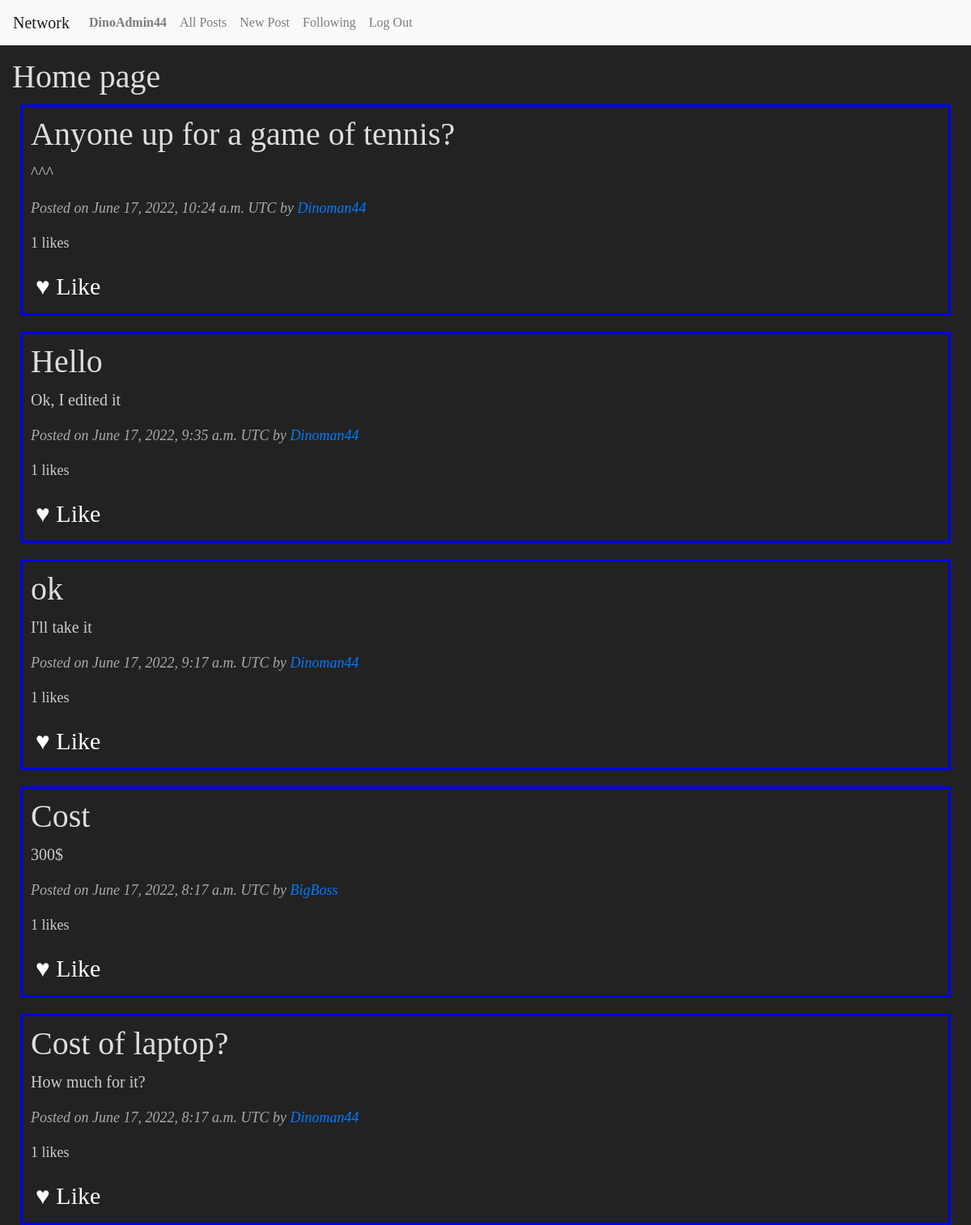
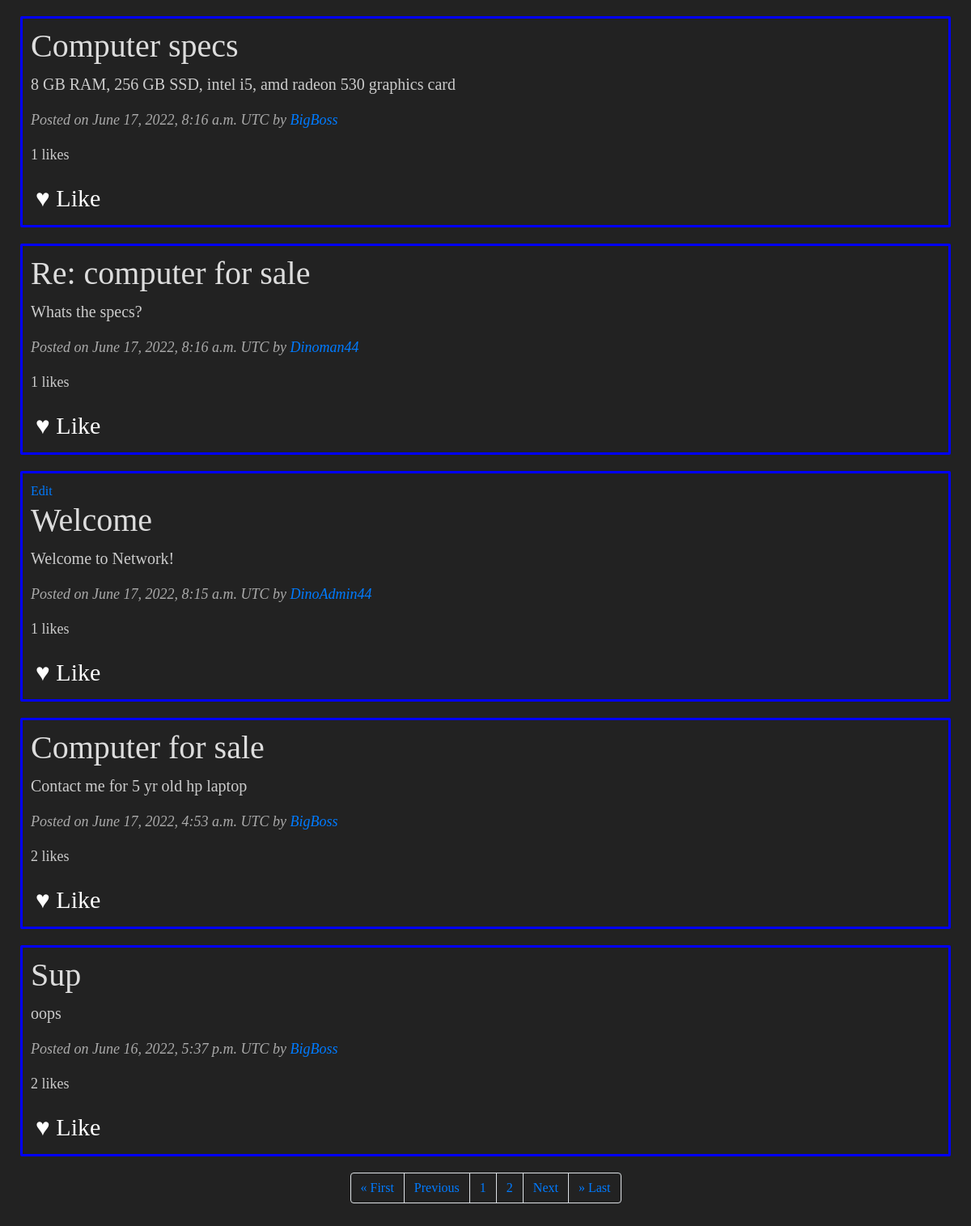
The app's page / (signed in) with its own data (2 pictures, top to bottom).
### network/models.py (models this page shows, shortened)
class User(AbstractUser):
    def __str__(self):
        return f"{self.username}"
    pass

class Post(models.Model):
    post_id = AutoField(primary_key=True)
    poster = ForeignKey(User, on_delete=models.CASCADE, related_name="poster")
    title = CharField(max_length=200)
    content = CharField(max_length=400)
    upload_date = DateTimeField()
    likes = IntegerField(default=0)

### network/views.py (the view)
# urls.py: path("", views.index, name="index"),
def index(request):
    raw_posts = Post.objects.all().order_by("-upload_date")
    posts =[]
    user = request.user
    if user.is_authenticated:
        for p in raw_posts:
            if Like.objects.filter(liker=user, liked_post=p.post_id).exists():
                posts.append([p.post_id, p.poster, p.title, p.content, p.upload_date, p.likes, True])
            else:
                posts.append([p.post_id, p.poster, p.title, p.content, p.upload_date, p.likes, False])
    else:
        for p in raw_posts:
            posts.append([p.post_id, p.poster, p.title, p.content, p.upload_date, p.likes, False])
    pagination = Paginator(posts, 10)
    page_num = request.GET.get('page')
    posts = pagination.get_page(page_num)
    return render(request, "network/index.html", {
        "posts": posts,
        "num_pages": range(1, posts.paginator.num_pages+1)
    })

### network/templates/network/index.html (shortened to what this page needs)
{% extends "network/layout.html" %}
{% block body %}
    <h1>Home page</h1>
    {% for post in posts %}
        <div class="post-card">
            {% if request.user == post.1 %}
                <a class="edit_btn" id="edit-{{ post.0 }}" href="#">Edit</a>
            {% endif %}
            <h1>{{ post.2 }}</h2>
            <p id="content-{{ post.0 }}">{{ post.3 }}</p>
            <p style="font-style: italic; color: #aaa; font-size: 18px;">Posted on {{ post.4 }} UTC by <a href="/user/{{ post.1.id }}">{{ post.1 }}</a></p>
            <p style="font-size: 18px;" id="num-likes-{{ post.0 }}">{{ post.5 }} likes</p>
            {% if post.6 %}
                <button class="like-btn" id="like-{{ post.0 }}" style="color: red">♥ Liked</button>
            {% else %}
                <button class="like-btn" id="like-{{ post.0 }}" style="color: white">♥ Like</button>
            {% endif %}
        </div>
    {% endfor %}
    <nav aria-label="Paginator">
        <ul class="pagination justify-content-center">
            <li class="page-item"><a class="page-link" href="?page=1">&laquo; First</a></li>
            {% if posts.has_previous %}
                <li class="page-item"><a class="page-link" href="?page={{ posts.previous_page_number }}">Previous</a></li>
            {% else %}
                <li class="page-item">
                    <a class="page-link" href="#" tabindex="-1">Previous</a>
                </li>
            {% endif %}
            {% for num in num_pages %}
                <li class="page-item"><a class="page-link" href="?page={{ num }}">{{ num }}</a></li>
            {% endfor %}
            {% if posts.has_next %}
                <li class="page-item"><a class="page-link" href="?page={{ posts.next_page_number }}">Next</a></li>
            {% else %}
                <li class="page-item">
                    <a class="page-link" href="#" tabindex="-1">Next</a>
                </li>
            {% endif %}
            <li class="page-item"><a class="page-link" href="?page={{ posts.paginator.num_pages }}">&raquo; Last</a></li>
        </ul>
    </nav>
{% endblock %}

### network/templates/network/layout.html (shortened to what this page needs)
{% load static %}
<!DOCTYPE html>
<html lang="en">
    <head>
        <link rel="stylesheet" href="https://stackpath.bootstrapcdn.com/bootstrap/4.4.1/css/bootstrap.min.css">
        <link href="{% static 'network/styles.css' %}" rel="stylesheet">
    </head>
    <body>
        <nav class="navbar navbar-expand-lg navbar-light bg-light">
            <a class="navbar-brand" href="{% url 'index' %}">Network</a>
            <div>
              <ul class="navbar-nav mr-auto">
                {% if user.is_authenticated %}
                    <li class="nav-item">
                        <a class="nav-link" href="{% url 'see_user' user.id %}"><strong>{{ user.username }}</strong></a>
                    </li>
                {% endif %}
                <li class="nav-item">
                  <a class="nav-link" href="{% url 'index' %}">All Posts</a>
                </li>
                {% if user.is_authenticated %}
                    <li class="nav-item">
                        <a class="nav-link" href="{% url 'new_post' %}">New Post</a>
                    </li>
                    <li class="nav-item">
                        <a class="nav-link" href="{% url 'following' %}">Following</a>
                    </li>
                    <li class="nav-item">
                        <a class="nav-link" href="{% url 'logout' %}">Log Out</a>
                    </li>
                {% endif %}
              </ul>
            </div>
          </nav>
        <div class="body">
            {% block body %}
            {% endblock %}
        </div>
    </body>
</html>

### network/static/network/styles.css (style rules this page uses)
body { min-height: 750px; background-color: #222; color: #ddd; font-family: Verdana; }
.body { padding: 15px; }
p { font-size: 20px; color: #ccc; }
.like-btn { border: none; background-color: inherit; color: white; font-size: 30px; }
.post-card { border: solid; border-radius: 2px; border-color: blue; padding: 10px; margin: 10px; margin-bottom: 20px; }
.page-link { background-color: #222; }

### records on screen
User: username "DinoAdmin44", title "Welcome", content "Welcome to Network!", upload_date "June 17, 2022, 8:15 a.m.", post "1"
User: title "Anyone up for a game of tennis?", content "^^^", upload_date "June 17, 2022, 10:24 a.m.", username "Dinoman44", post "1", title "Hello", content "Ok, I edited it", upload_date "June 17, 2022, 9:35 a.m.", title "ok", content "I'll take it", upload_date "June 17, 2022, 9:17 a.m.", title "Cost of laptop?", content "How much for it?", upload_date "June 17, 2022, 8:17 a.m.", title "Re: computer for sale", content "Whats the specs?", upload_date "June 17, 2022, 8:16 a.m."
User: title "Cost", content "300$", upload_date "June 17, 2022, 8:17 a.m.", username "BigBoss", is_active "1", title "Computer specs", content "8 GB RAM, 256 GB SSD, intel i5, amd radeon 530 graphics card", upload_date "June 17, 2022, 8:16 a.m.", title "Computer for sale", content "Contact me for 5 yr old hp laptop", upload_date "June 17, 2022, 4:53 a.m.", id "2", title "Sup", content "oops", upload_date "June 16, 2022, 5:37 p.m."

### other values on screen
{{ num }} "1" "2"
